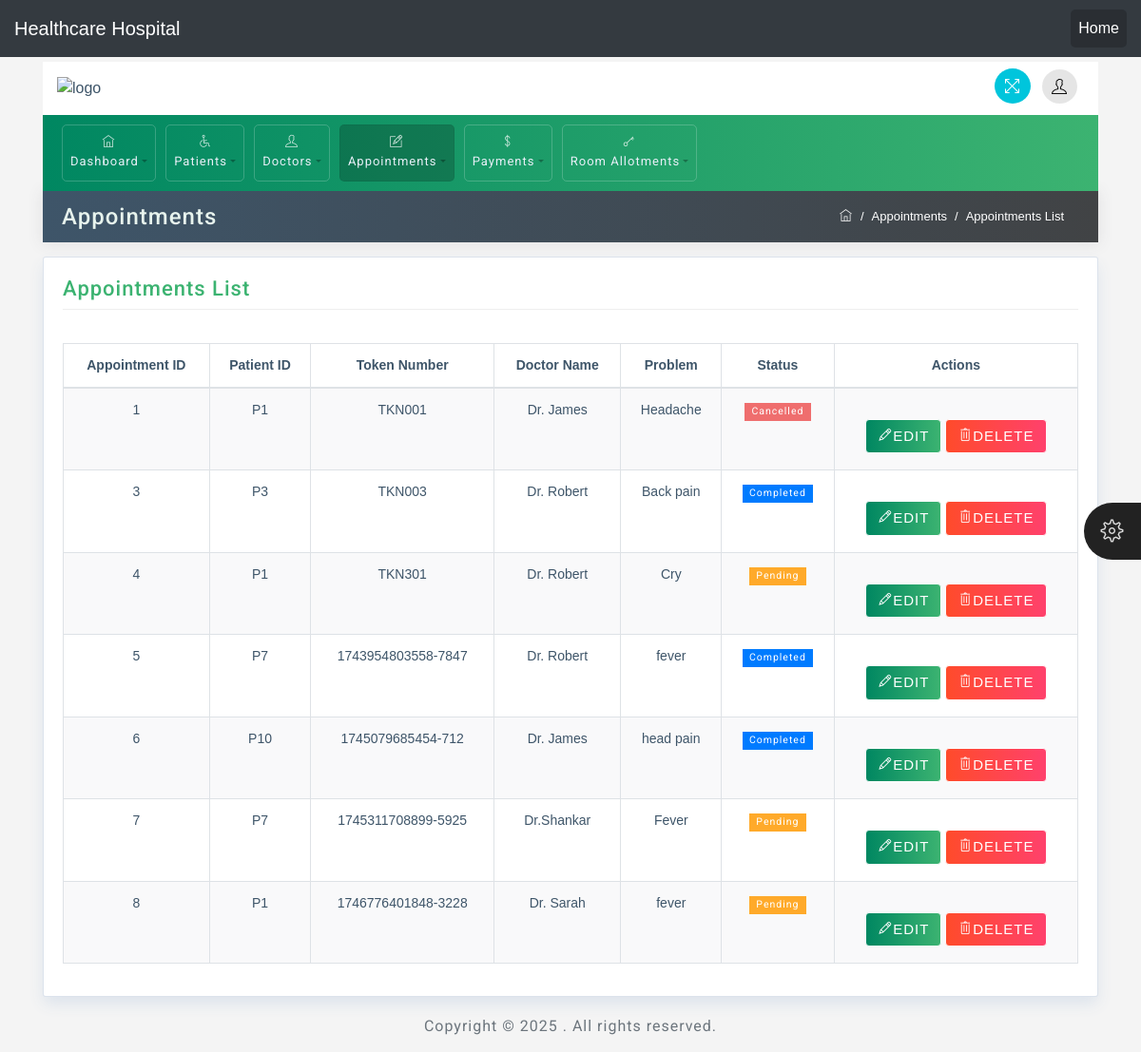
The app's page /all-appointments/ (signed in) with its own data.
### app/models.py (models this page shows, shortened)
class Appointment(models.Model):
    DEPARTMENTS = [
        ('Neurology', 'Neurology'),
        ('Gynecology', 'Gynecology'),
        ('Cardiology', 'Cardiology'),
        ('Orthopedics', 'Orthopedics'),
        ('Dermatology', 'Dermatology'),
        ('Pediatrics', 'Pediatrics'),
    ]
    TIME_SLOTS = [
        ('10AM-11AM', '10AM-11AM'),
        ('10PM-11PM', '10PM-11PM'),
        ('06AM-07AM', '06AM-07AM'),
    ]
    STATUS_CHOICES = [
        ('Pending', 'Pending'),
        ('Completed', 'Completed'),
        ('Cancelled', 'Cancelled'),
    ]
    patient = models.ForeignKey(Patient, on_delete=models.CASCADE)
    department = models.CharField(max_length=100, choices=DEPARTMENTS)
    doctor = models.ForeignKey(Doctor, on_delete=models.CASCADE)
    appointment_date = models.DateField()
    time_slot = models.CharField(max_length=20, choices=TIME_SLOTS)
    token_number = models.CharField(max_length=40, unique=True)  # Auto-generated
    problem = models.TextField()
    status = models.CharField(max_length=20, choices=STATUS_CHOICES, default='Pending')

class Patient(models.Model):
    patient_id = models.CharField(max_length=10, unique=True, blank=True, null=True)
    name = models.CharField(max_length=100)
    date_of_birth = models.DateField()
    age = models.PositiveIntegerField()
    phone = models.CharField(max_length=15)
    email = models.EmailField()
    gender = models.CharField(max_length=10, choices=[('Male', 'Male'), ('Female', 'Female')])
    address = models.TextField()
    assigned_doctor = models.ForeignKey('Doctor', on_delete=models.SET_NULL, null=True, blank=True)

class Doctor(models.Model):
    AVAILABILITY_CHOICES = [
        ('Available', 'Available'),
        ('Not Available', 'Not Available'),
    ]
    name = models.CharField(max_length=100)
    date_of_birth = models.DateField()
    specialization = models.CharField(max_length=100)
    experience = models.PositiveIntegerField()  # Years of experience
    age = models.PositiveIntegerField()
    phone = models.CharField(max_length=15)
    email = models.EmailField()
    gender = models.CharField(max_length=10, choices=[('Male', 'Male'), ('Female', 'Female')])
    address = models.TextField()
    availability = models.CharField(max_length=20, choices=AVAILABILITY_CHOICES, default='Available')

### app/views.py (the view)
# urls.py: path('all-appointments/', views.all_appointments, name='all-appointments'),
@login_required
def all_appointments(request):
    appointments = Appointment.objects.all()
    return render(request, 'appointments.html', {'active_page': 'appointments','appointments':appointments})

### app/templates/appointments.html (shortened to what this page needs)
<!DOCTYPE html>
<html>
{% load static %}
<head>
	<link rel="stylesheet" href="{% static 'css/bootstrap.min.css' %}">
	<link rel="stylesheet" href="{% static 'css/themify-icons.css' %}">
	<link rel="stylesheet" href="{% static 'css/animate.css' %}">
	<link rel="stylesheet" href="{% static 'css/styles.css' %}">
	<link rel="stylesheet" href="{% static 'css/green.css' %}" id="style_theme">
	<link rel="stylesheet" href="{% static 'css/responsive.css' %}">
	<link rel="stylesheet" href="{% static 'charts/css/morris.css' %}">
	<link rel="stylesheet" href="{% static 'css/jquery-jvectormap.css' %}">
	<link rel="stylesheet" href="{% static 'datatable/dataTables.bootstrap4.min.css' %}">
</head>
<body>
	<nav class="navbar navbar-expand-lg navbar-dark bg-dark">
		<a class="navbar-brand" href="#">Healthcare Hospital</a>
		<div class="collapse navbar-collapse" id="navbarNav">
		  <ul class="navbar-nav ml-auto">
			<li class="nav-item active">
			  <a class="nav-link" href="{% url 'home' %}">Home</a>
			</li>
		</ul>
		</div>
	  </nav>
	<div class="theme-settings" id="switcher">
		<span class="theme-click">
			<span class="ti-settings"></span>
		</span>
	</div>
	<div class="wrapper">
		<div id="content">
			<div class="container top-brand">
				<nav class="navbar navbar-default">
					<div class="navbar-header">
						<div class="sidebar-header"> <a href="{%url 'index'%}"><img
									src="{% static 'images/logo-dark.png' %}" class="logo" alt="logo"></a>
						</div>
					</div>
					<ul class="nav justify-content-end">
						<li class="nav-item">
							<a class="nav-link">
								<span title="Fullscreen" class="ti-fullscreen fullscreen"></span>
							</a>
						</li>
						<li class="nav-item">
							<a class="nav-link dropdown-toggle" data-toggle="dropdown" href="#" role="button"
								aria-haspopup="true" aria-expanded="false">
								<span class="ti-user"></span>
							</a>
						</li>
					</ul>
				</nav>
			</div>
			<div class="container menu-nav">
				{% include 'nav.html'%}
			</div>
			<div class="container mt-0">
				<div class="row breadcrumb-bar">
					<div class="col-md-6">
						<h3 class="block-title">Appointments</h3>
					</div>
					<div class="col-md-6">
						<ol class="breadcrumb">
							<li class="breadcrumb-item">
								<a href="{%url 'index'%}">
									<span class="ti-home"></span>
								</a>
							</li>
							<li class="breadcrumb-item">Appointments</li>
							<li class="breadcrumb-item active">Appointments List</li>
						</ol>
					</div>
				</div>
			</div>
			<div class="container">
				<div class="row">
					<div class="col-md-12">
						<div class="widget-area-2 proclinic-box-shadow">
							<h3 class="widget-title">Appointments List</h3>
							<div class="table-responsive mb-3">
								<table id="tableId" class="table table-bordered table-striped">
									<thead>
										<tr>
											<th>Appointment ID</th>
											<th>Patient ID</th>
											<th>Token Number</th>
											<th>Doctor Name</th>
											<th>Problem</th>
											<th>Status</th>
											<th class="text-center align-middle">Actions</th>
										</tr>
									</thead>
									<tbody>
										{% for appointment in appointments %}
										<tr data-appointment-id="{{ appointment.id }}">
											<td>{{ appointment.id }}</td>
											<td>P{{ appointment.patient.id }}</td>
											<td>{{ appointment.token_number }}</td>
											<td>{{ appointment.doctor.name }}</td>
											<td>{{ appointment.problem }}</td>
											<td>
												{% if appointment.status == 'Pending' %}
												<span class="badge badge-warning">Pending</span>
												{% elif appointment.status == 'Completed' %}
												<span class="badge badge-primary">Completed</span>
												{% else %}
												<span class="badge badge-danger">Cancelled</span>
												{% endif %}
											</td>
											<td class="text-center align-middle">
												<button class="btn btn-primary edit-btn" data-id="{{ appointment.id }}">
													<span class="ti-pencil"></span>EDIT
												</button>
												<button class="btn btn-danger delete-btn"
													data-id="{{ appointment.id }}">
													<span class="ti-trash"></span>DELETE
												</button>
											</td>
										</tr>
										{% endfor %}
									</tbody>
								</table>
							</div>
						</div>
					</div>
				</div>
			</div>
			<div class="container">
				<div class="d-sm-flex justify-content-center">
					<span class="text-muted text-center d-block d-sm-inline-block">Copyright © 2025
							. All rights
						reserved.</span>
				</div>
			</div>
		</div>
	</div>
</body>
</html>

### app/static/app/css/styles.css (style rules this page uses)
body { font-family: 'Open Sans', sans-serif; background-color: #E7F3ED; color: #3e5569; }
body { font-family: Arial, sans-serif; background-color: #f4f4f4; margin: 0; padding: 0; }
nav { background-color: #e9ecef; }
.navbar-nav .nav-item .nav-link { color: #e7eff7; }
table { width: 100%; margin-top: 20px; }
th, td { padding: 10px; text-align: center; }
button { margin-top: 20px; }
h1, h2, h3, h4, h5, h6, span, .menu-nav { font-family: 'Roboto', sans-serif; letter-spacing: 1px; }
a, a:hover, a:focus { color: inherit; text-decoration: none; transition: all 0.3s; }
.navbar { padding: 10px 15px; background: #fff; border: none; border-radius: 0; }
.breadcrumb { border-radius: 0; margin-bottom: 0; float: right; border-radius: 20px; background-color: transparent; }
.breadcrumb-bar { background: #3e5569; background: -webkit-linear-gradient(to left, #414345, #3e5569); background: linear-gradient(to left, #414345, #3e5569); margin-left: 0px !important; margin-right: 0px !important; padding: 5px 20px; -webkit-box-shadow: 0px 1px 15px 1px rgba(69,65,78,0.1); box-shadow: 0px 1px 15px 1px rgba(69,65,78,0.1); color: #fff; border: 0px solid; }
.breadcrumb-item { color: #ffffff; font-size: 13px; }
.breadcrumb-item.active { color: #ffffff; font-size: 13px; }
.breadcrumb-item+.breadcrumb-item::before { color: #ffffff; }
.breadcrumb-bar div[class*="col-"] { padding-right: 0px; padding-left: 0px; }
.badge { padding: .4em .7em; border-radius: 0; font-weight: 400; }
.table td, .table th { padding: .75rem; }
#content { padding-top: 5px; padding-bottom: 15px; transition: all 0.3s; width: 100%; }
.text-muted { color: #6c757d!important; padding-top: 20px; }
.proclinic-box-shadow { border-radius: 0; border: 0; -webkit-box-shadow: 0 0 0 1px #dce3ec, 0 8px 16px 0 #dce3ec; box-shadow: 0 0 0 1px #dce3ec, 0 8px 16px 0 #dce3ec; background: #fff; margin-top: 20px; }
div[class*="col-"] { padding-right: 6px; padding-left: 6px; }
.badge-danger, .bg-danger { background-color: #ef6e6e !important; }
.badge-warning, .bg-warning { color: #fff; background-color: #FFAA2A !important; }
.table-striped tbody tr:nth-of-type(odd) { background-color: rgba(61,79,90,.03); }
table.table tbody td, table.table thead th { font-size: 14px; }
#switcher { position: fixed; bottom: 45%; right: -130px; width: 130px; background-color: #404040; color: #ffffff; z-index: 9999; font-size: 15px; padding-bottom: 20px; -webkit-transition: all 0.6s ease; transition: all 0.6s ease; height: 80px; }
#switcher .theme-click { display: block; position: absolute; padding: 8px; width: 60px; height: 60px; line-height: 48px; color: #ffffff; font-size: 24px; background-color: #222; text-align: center; left: -60px; top: 0; cursor: pointer; z-index: 2; border-radius: 30px 0 0 30px; }
#switcher .theme-click .ti-settings { color: #ddd; }
li.nav-item.active { background: rgba(0,0,0,.2); border-radius: 5px; }
.navbar-default .dropdown-toggle::after { display: none; }
.navbar-default .ti-announcement, .navbar-default .ti-user, .navbar-default .ti-search { padding: 10px; border-radius: 50%; color: #000; }
.navbar-default .ti-user, .navbar-default .ti-announcement, .navbar-default .ti-search { background: rgba(0,0,0,.1); }
.top-brand .nav-link { padding: 6px; cursor: pointer; }
.navbar .nav .nav-item:last-child .nav-link { padding-right: 7px; }
.fullscreen { padding: 10px; font-size: 17px; cursor: pointer; background: #00c5dc; color: #fff; border-radius: 50%; margin-left: 10px; }
h3.block-title { background: transparent; margin: 4px auto; color: #E7F3ED; }
.widget-area-2 { background: #fff; margin-top: 1rem; padding: 20px; padding-bottom: 2px; border-radius: 2px; }
.widget-title { font-size: 22px; padding-bottom: .5rem; margin-bottom: 15px; border-bottom: 1px solid #eeeeee; }
.btn { margin-bottom: 5px; font-size: 15px; letter-spacing: 1px; }
.btn-danger { background: #FF416C; background: -webkit-linear-gradient(to right, #FF4B2B, #FF416C); background: linear-gradient(to right, #FF4B2B, #FF416C); border-color: #fff; }
.block-title { -ms-flex: 1 1 auto; flex: 1 1 auto; min-height: 1.75rem; font-size: 1.5rem; line-height: 1.5; }

### app/static/app/css/green.css (style rules this page uses)
.btn-primary { background: #3CB371; background: -webkit-linear-gradient(to right, #008761, #3CB371); background: linear-gradient(to right, #008761, #3CB371); border-color: #ffffff; }
.widget-title { color: #3CB371; }

### app/static/app/css/responsive.css (style rules this page uses)
@media (min-width: 992px) { .row { margin-right: -5px; margin-left: -5px; } }

### records on screen
Appointment: id "1", patient.id "1", token_number "TKN001", doctor.name "Dr. James", problem "Headache", status "Cancelled"
Appointment: id "3", patient.id "3", token_number "TKN003", doctor.name "Dr. Robert", problem "Back pain", status "Completed"
Appointment: id "4", patient.id "1", token_number "TKN301", doctor.name "Dr. Robert", problem "Cry", status "Pending"
Appointment: id "5", patient.id "7", token_number "1743954803558-7847", doctor.name "Dr. Robert", problem "fever", status "Completed"
Appointment: id "6", patient.id "10", token_number "1745079685454-712", doctor.name "Dr. James", problem "head pain", status "Completed"
Appointment: id "7", patient.id "7", token_number "1745311708899-5925", doctor.name "Dr.Shankar", problem "Fever", status "Pending"
Appointment: id "8", patient.id "1", token_number "1746776401848-3228", doctor.name "Dr. Sarah", problem "fever", status "Pending"
